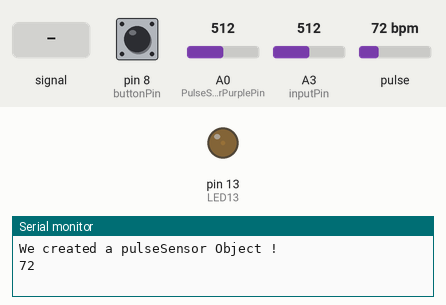
A sketch run on a simulated Arduino Uno, built with avr-gcc and run on an emulated ATmega328P. On the bench: output pins drawn as LEDs (lit = HIGH), the last lines printed to the serial monitor. Inputs (shaded band) come from the test bench; at power-on: A0 (PulseSensorPurplePin) = 512, pulse 72 bpm, pin 8 (buttonPin) LOW, A3 (inputPin) = 512.

Above: at 1.2 s.
1.3 s: A0 (PulseSensorPurplePin) fed a 200 Hz sine of ±460 counts around its level
At 2.64 s:
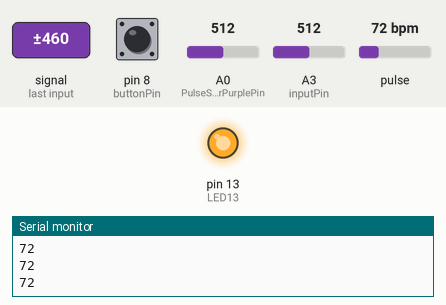
4.3 s: A0 (PulseSensorPurplePin) set to 350
7.3 s: pulse set to 100 bpm
10.3 s: pin 8 (buttonPin) pulled HIGH for 0.15 s
13.3 s: A3 (inputPin) set to 716
16.3 s: pin 8 (buttonPin) pulled HIGH for 1 s
Timing chart, 0 to 20.3 s (numbered marks = the images above; inputs shaded):
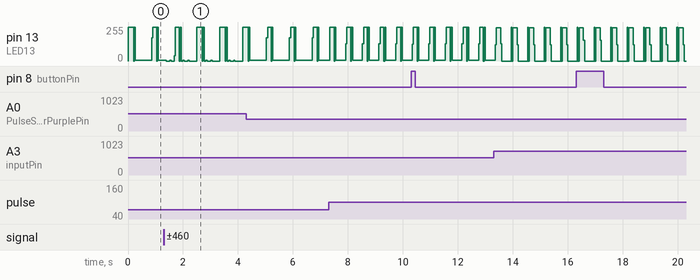

The sketch:

pulse_sensor_21_Mar.ino
```cpp
#define USE_ARDUINO_INTERRUPTS true    // Set-up low-level interrupts for most acurate BPM math.
#include <PulseSensorPlayground.h>     // Includes the PulseSensorPlayground Library.

  //Set switch to true or false if you want to see data trough plotter
  //true is test false is for unity

  //  Variables for bpm
  int PulseSensorPurplePin = 0;    // Pulse Sensor PURPLE WIRE connected to ANALOG PIN 0
  int LED13 = 13;   //  The on-board Arduion LED
  // variables will change:
  int Signal;                     //signal
  // holds the incoming raw data. Signal value can range from 0-1024
  PulseSensorPlayground pulseSensor;  // Creates an instance of the PulseSensorPlayground object called "pulseSensor"
  const int buttonPin = 8;        // the number of the pushbutton pin
  int buttonState = 0;            // variable for reading the pushbutton status
  //  Variables for smoother
  int inputPin = A3;
  int Threshold = 360;

  // The SetUp Function:
void setup() {
  Serial.begin(9600);         // Set's up Serial Communication at certain speed.
  // Configure the PulseSensor object, by assigning our variables to it.
  pulseSensor.analogInput(PulseSensorPurplePin);
  pulseSensor.blinkOnPulse(LED13);       //auto-magically blink Arduino's LED with heartbeat.
  pulseSensor.setThreshold(Threshold);
  pinMode(buttonPin, INPUT); // button\switch
  if (pulseSensor.begin()) {
    Serial.println("We created a pulseSensor Object !");  //This prints one time at Arduino power-up,  or on Arduino reset.
  }
}

// The Main Loop Function
void loop() {
  // smoother
 //BMP
 Signal = analogRead(PulseSensorPurplePin);  // Read the PulseSensor's value.
 Threshold = map(analogRead(A3),0,1023,0,600);        // Threshold becomes counter

 // read the state of the pushbutton value:
 buttonState = digitalRead(buttonPin);
   if (buttonState == HIGH) { // Send plotter serial when true
    Serial.print(Signal);
    Serial.print(" ");
    Serial.println(Threshold);  // Send the Signal value to Serial Plotter.
    }

  if(Signal > Threshold){                          // If the signal is above "550", then "turn-on" Arduino's on-Board LED.
     digitalWrite(LED13,HIGH);
   } else {
     digitalWrite(LED13,LOW);                    //  Else, the sigal must be below "550", so "turn-off" this LED.
   }

 int myBPM = pulseSensor.getBeatsPerMinute();    // Calls function on our pulseSensor object that returns BPM as an "int".
                                                 // "myBPM" hold this BPM value now.
  if (pulseSensor.sawStartOfBeat()) {            // Constantly test to see if "a beat happened".
   //Serial.println("Heartbeat"); // If test is "true", print a message "a heartbeat happened".
   //Serial.print("BPM: ");                        // Print phrase "BPM: "
   Serial.println(myBPM);                        // Print the value inside of myBPM.
 }
 delay(10);
}
```
